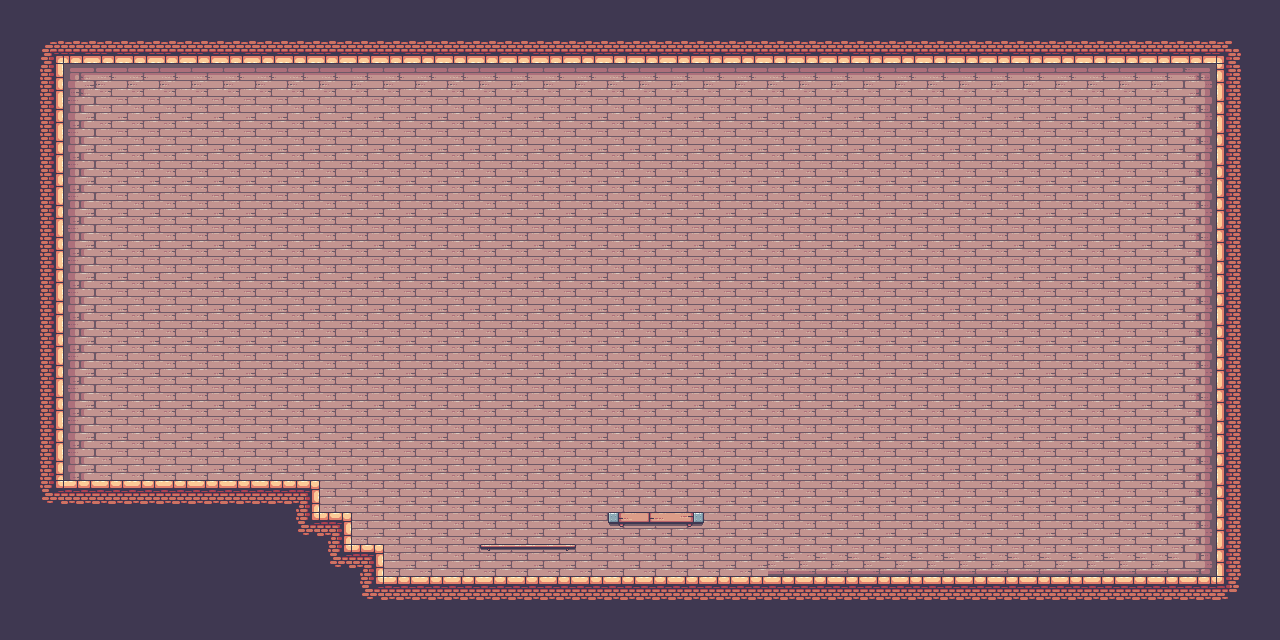

The image is a tile-based game level rendered from a .tmx file. Its description and complete source (layers, tilesets, objects, tile grids) follow:
An orthogonal 40x20 tile map with 32x32 px tiles, 2 tile layers (Слой тайлов 1, Слой тайлов 2), 2 tilesets and 5 objects (2x Diamond, 2x Heart, Player).

<map version="1.10" tiledversion="1.11.2" orientation="orthogonal" renderorder="right-down" width="40" height="20" tilewidth="32" tileheight="32" infinite="0" nextlayerid="4" nextobjectid="7">
 <editorsettings>
  <export target="map.json" format="json" />
 </editorsettings>
 <tileset firstgid="1" source="Terrain (32x32).tsx" />
 <tileset firstgid="248" source="Decorations (32x32).tsx" />
 <layer id="1" name="Слой тайлов 1" width="40" height="20">
  <data encoding="csv">
41,41,41,41,41,41,41,41,41,41,41,41,41,41,41,41,41,41,41,41,41,41,41,41,41,41,41,41,41,41,41,41,41,41,41,41,41,41,41,41,
41,27,60,60,60,60,60,60,60,60,60,60,60,60,60,60,60,60,60,60,60,60,60,60,60,60,60,60,60,60,60,60,60,60,60,60,60,60,28,41,
41,42,135,136,136,136,136,136,136,136,136,136,136,136,136,136,136,136,136,136,136,136,136,136,136,136,136,136,136,136,136,136,136,136,136,136,136,137,40,41,
41,42,154,155,155,155,155,155,155,155,155,155,155,155,155,155,155,155,155,155,155,155,155,155,155,155,155,155,155,155,155,155,155,155,155,155,155,156,40,41,
41,42,154,155,155,155,155,155,155,155,155,155,155,155,155,155,155,155,155,155,155,155,155,155,155,155,155,155,155,155,155,155,155,155,155,155,155,156,40,41,
41,42,154,155,155,155,155,155,155,155,155,155,155,155,155,155,155,155,155,155,155,155,155,155,155,155,155,155,155,155,155,155,155,155,155,155,155,156,40,41,
41,42,154,155,155,155,155,155,155,155,155,155,155,155,155,155,155,155,155,155,155,155,155,155,155,155,155,155,155,155,155,155,155,155,155,155,155,156,40,41,
41,42,154,155,155,155,155,155,155,155,155,155,155,155,155,155,155,155,155,155,155,155,155,155,155,155,155,155,155,155,155,155,155,155,155,155,155,156,40,41,
41,42,154,155,155,155,155,155,155,155,155,155,155,155,155,155,155,155,155,155,155,155,155,155,155,155,155,155,155,155,155,155,155,155,155,155,155,156,40,41,
41,42,154,155,155,155,155,155,155,155,155,155,155,155,155,155,155,155,155,155,155,155,155,155,155,155,155,155,155,155,155,155,155,155,155,155,155,156,40,41,
41,42,154,155,155,155,155,155,155,155,155,155,155,155,155,155,155,155,155,155,155,155,155,155,155,155,155,155,155,155,155,155,155,155,155,155,155,156,40,41,
41,42,154,155,155,155,155,155,155,155,155,155,155,155,155,155,155,155,155,155,155,155,155,155,155,155,155,155,155,155,155,155,155,155,155,155,155,156,40,41,
41,42,154,155,155,155,155,155,155,155,155,155,155,155,155,155,155,155,155,155,155,155,155,155,155,155,155,155,155,155,155,155,155,155,155,155,155,156,40,41,
41,42,154,155,155,155,155,155,155,155,155,155,155,155,155,155,155,155,155,155,155,155,155,155,155,155,155,155,155,155,155,155,155,155,155,155,155,156,40,41,
41,42,154,155,155,155,155,155,155,155,155,155,155,155,155,155,155,155,155,155,155,155,155,155,155,155,155,155,155,155,155,155,155,155,155,155,155,156,40,41,
41,46,22,22,22,22,22,22,22,23,155,155,155,155,155,155,155,155,155,155,155,155,155,155,155,155,155,155,155,155,155,155,155,155,155,155,155,156,40,41,
41,41,41,41,41,41,41,41,41,46,23,155,155,155,155,155,155,155,155,155,155,155,155,155,155,155,155,155,155,155,155,155,155,155,155,155,155,156,40,41,
41,41,41,41,41,41,41,41,41,41,46,23,155,155,155,155,155,155,155,155,155,155,155,155,174,174,174,174,174,174,174,174,174,174,174,174,174,175,40,41,
41,41,41,41,41,41,41,41,41,41,41,46,22,22,22,22,22,22,22,22,22,22,22,22,22,22,22,22,22,22,22,22,22,22,22,22,22,22,47,41,
41,41,41,41,41,41,41,41,41,41,41,41,41,41,41,41,41,41,41,41,41,41,41,41,41,41,41,41,41,41,41,41,41,41,41,41,41,41,41,41
</data>
 </layer>
 <layer id="2" name="Слой тайлов 2" width="40" height="20">
  <data encoding="csv">
0,0,0,0,0,0,0,0,0,0,0,0,0,0,0,0,0,0,0,0,0,0,0,0,0,0,0,0,0,0,0,0,0,0,0,0,0,0,0,0,
0,0,0,0,0,0,0,0,0,0,0,0,0,0,0,0,0,0,0,0,0,0,0,0,0,0,0,0,0,0,0,0,0,0,0,0,0,0,0,0,
0,0,0,0,0,0,0,0,0,0,0,0,0,0,0,0,0,0,0,0,0,0,0,0,0,0,0,0,0,0,0,0,0,0,0,0,0,0,0,0,
0,0,0,0,0,0,0,0,0,0,0,0,0,0,0,0,0,0,0,0,0,0,0,0,0,0,0,0,0,0,0,0,0,0,0,0,0,0,0,0,
0,0,0,0,0,0,0,0,0,0,0,0,0,0,0,0,0,0,0,0,0,0,0,0,0,0,0,0,0,0,0,0,0,0,0,0,0,0,0,0,
0,0,0,0,0,0,0,0,0,0,0,0,0,0,0,0,0,0,0,0,0,0,0,0,0,0,0,0,0,0,0,0,0,0,0,0,0,0,0,0,
0,0,0,0,0,0,0,0,0,0,0,0,0,0,0,0,0,0,0,0,0,0,0,0,0,0,0,0,0,0,0,0,0,0,0,0,0,0,0,0,
0,0,0,0,0,0,0,0,0,0,0,0,0,0,0,0,0,0,0,0,0,0,0,0,0,0,0,0,0,0,0,0,0,0,0,0,0,0,0,0,
0,0,0,0,0,0,0,0,0,0,0,0,0,0,0,0,0,0,0,0,0,0,0,0,0,0,0,0,0,0,0,0,0,0,0,0,0,0,0,0,
0,0,0,0,0,0,0,0,0,0,0,0,0,0,0,0,0,0,0,0,0,0,0,0,0,0,0,0,0,0,0,0,0,0,0,0,0,0,0,0,
0,0,0,0,0,0,0,0,0,0,0,0,0,0,0,0,0,0,0,0,0,0,0,0,0,0,0,0,0,0,0,0,0,0,0,0,0,0,0,0,
0,0,0,0,0,0,0,0,0,0,0,0,0,0,0,0,0,0,0,0,0,0,0,0,0,0,0,0,0,0,0,0,0,0,0,0,0,0,0,0,
0,0,0,0,0,0,0,0,0,0,0,0,0,0,0,0,0,0,0,0,0,0,0,0,0,0,0,0,0,0,0,0,0,0,0,0,0,0,0,0,
0,0,0,0,0,0,0,0,0,0,0,0,0,0,0,0,0,0,0,0,0,0,0,0,0,0,0,0,0,0,0,0,0,0,0,0,0,0,0,0,
0,0,0,0,0,0,0,0,0,0,0,0,0,0,0,0,0,0,0,0,0,0,0,0,0,0,0,0,0,0,0,0,0,0,0,0,0,0,0,0,
0,0,0,0,0,0,0,0,0,0,0,0,0,0,0,0,0,0,0,0,0,0,0,0,0,0,0,0,0,0,0,0,0,0,0,0,0,0,0,0,
0,0,0,0,0,0,0,0,0,0,0,0,0,0,0,0,0,0,0,264,265,266,0,0,0,0,0,0,0,0,0,0,0,0,0,0,0,0,0,0,
0,0,0,0,0,0,0,0,0,0,0,0,0,0,0,257,258,259,0,0,0,0,0,0,0,0,0,0,0,0,0,0,0,0,0,0,0,0,0,0,
0,0,0,0,0,0,0,0,0,0,0,0,0,0,0,0,0,0,0,0,0,0,0,0,0,0,0,0,0,0,0,0,0,0,0,0,0,0,0,0,
0,0,0,0,0,0,0,0,0,0,0,0,0,0,0,0,0,0,0,0,0,0,0,0,0,0,0,0,0,0,0,0,0,0,0,0,0,0,0,0
</data>
 </layer>
 <objectgroup id="3" name="Слой объектов 1">
  <object id="1" name="player" type="Player" x="119" y="400" width="37" height="44" />
  <object id="2" name="diamond 2" type="Diamond" x="550" y="520" width="12" height="10" />
  <object id="3" name="diamond 1" type="Diamond" x="486" y="520" width="12" height="10" />
  <object id="5" name="heart 2" type="Heart" x="680" y="493" width="14" height="13" />
  <object id="6" name="heart 1" type="Heart" x="612" y="493" width="14" height="13" />
 </objectgroup>
</map>
